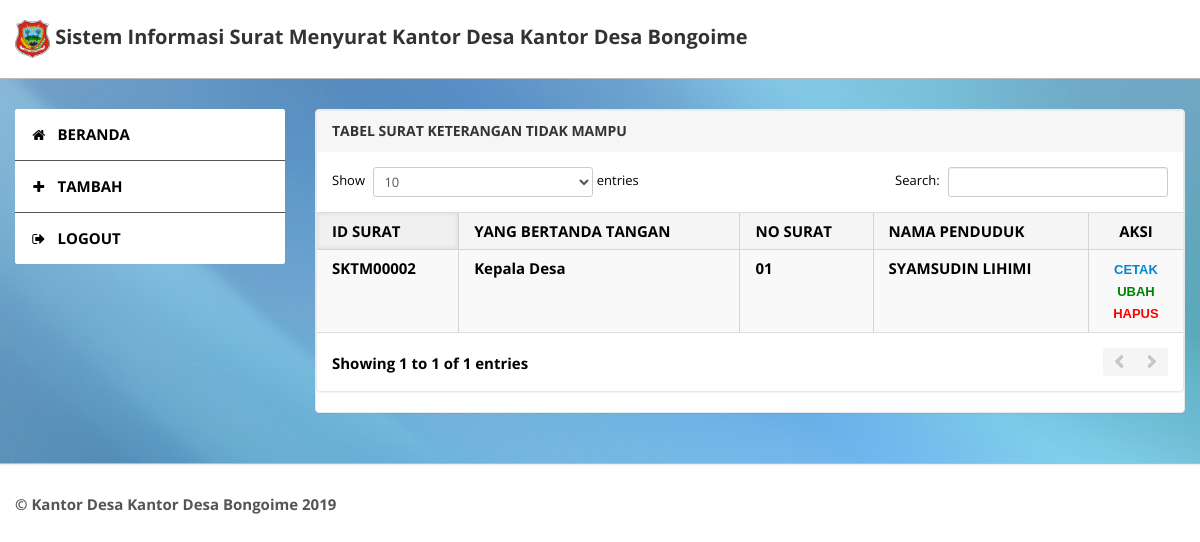
The app's page /operator-tabel-sktm.php (signed in) with its own data.
### tables this page shows
CREATE TABLE `tbl_instansi` (
  `id_instansi` int(11) NOT NULL,
  `nm` varchar(100) NOT NULL
);

CREATE TABLE `tbl_sktm` (
  `id_sktm` varchar(30) NOT NULL,
  `id_pg` varchar(30) NOT NULL,
  `NIK` varchar(30) NOT NULL,
  `no_surat_sktm` varchar(30) NOT NULL,
  `ket` text NOT NULL
);

CREATE TABLE `tbl_pegawai` (
  `id_pg` varchar(30) NOT NULL,
  `nama` varchar(100) NOT NULL,
  `jk` varchar(25) NOT NULL,
  `jabatan` varchar(100) NOT NULL,
  `alamat_pg` text NOT NULL,
  `notelp` varchar(25) NOT NULL
);

CREATE TABLE `tbl_penduduk` (
  `NIK` varchar(30) NOT NULL,
  `nama_p` varchar(100) NOT NULL,
  `tempat_lahir` varchar(100) NOT NULL,
  `tgl_lahir` date NOT NULL,
  `jenkel` varchar(20) NOT NULL,
  `alamat` text NOT NULL,
  `dusun` varchar(100) NOT NULL,
  `kel_desa` varchar(100) NOT NULL,
  `kecamatan` varchar(100) NOT NULL,
  `agama` varchar(20) NOT NULL,
  `s_nikah` varchar(30) DEFAULT NULL,
  `warga_negara` varchar(100) NOT NULL,
  `pekerjaan` varchar(100) NOT NULL
);

### operator-tabel-sktm.php (the view, shortened to what this page needs)
<?php
if(empty($_SESSION['username'] AND $_SESSION['hak_akses'])){
header("location:index.php");
}else{
?>
<!DOCTYPE html>
<html lang="en">
<head>
	<link type="text/css" href="bootstrap/css/bootstrap.min.css" rel="stylesheet">
	<link type="text/css" href="bootstrap/css/bootstrap-responsive.min.css" rel="stylesheet">
	<link type="text/css" href="css/theme.css" rel="stylesheet">
	<link type="text/css" href="images/icons/css/font-awesome.css" rel="stylesheet">
</head>
<body>
	<div class="navbar navbar-fixed-top">
		<div class="navbar-inner">
			<div class="container">
			  	<a class="brand" href="">
			    <img width="35" height="35" src="logodesa/logodesa.png">
			  			<?php
                        $query = mysqli_query($config, "SELECT * FROM tbl_instansi WHERE id_instansi");
                        $data=mysqli_fetch_assoc($query);
                        ?>
                        Sistem Informasi Surat Menyurat <?php echo 'Kantor Desa '.$data['nm']; ?>
			  	</a>
			</div>
		</div>
	</div>
	<div class="wrapper">
		<div class="container">
			<div class="row">
				<div class="span3">
					<div class="sidebar">
						<ul class="widget widget-menu unstyled">
                                <li class="active"><a href="halaman-operator.php"><i class="menu-icon icon-home"></i>BERANDA
                                </a></li>
                                <li class="active"><a href="operator_sktm.php"><i class="menu-icon icon-plus"></i>TAMBAH
                                </a></li>
                                <li><a href="logout.php"><i class="menu-icon icon-signout">
                                </i>LOGOUT
                                </a></li>
                            </ul>
					</div>
				</div>
				<div class="span9">
					<div class="content">
						<div class="module">
						<div class="module">
							<div class="module-head">
								<h3>TABEL SURAT KETERANGAN TIDAK MAMPU</h3>
							</div>
							<div class="module-body table">
								<table cellpadding="0" cellspacing="0" border="0" class="datatable-1 table table-bordered table-striped	 display" width="100%">
									<thead>
										<tr>
											<th>ID SURAT</th>
											<th>YANG BERTANDA TANGAN</th>
											<th>NO SURAT</th>
											<th>NAMA PENDUDUK</th>
											<th><center>AKSI</center></th>
										</tr>
									</thead>
									<tbody>
										<?php
                                           $query = mysqli_query($config, " SELECT * FROM tbl_sktm, tbl_pegawai, tbl_penduduk WHERE tbl_sktm.id_pg=tbl_pegawai.id_pg AND tbl_sktm.NIK=tbl_penduduk.NIK ORDER BY tbl_sktm.id_sktm ASC");
                                                while($data=mysqli_fetch_assoc($query)){
                                                 echo '<tr>';
                                                 echo '<td>'.$data['id_sktm'].'</td>';
                                                 echo '<td>'.$data['jabatan'].'</td>';
                                                 echo '<td>'.$data['no_surat_sktm'].'</td>';
                                                 echo '<td>'.$data['nama_p'].'</td>';
                        						 echo"<td>
                        						 		<center>
                        						 		<a href='operator-cetak-sktm.php?id_sktm=$data[id_sktm]'>
                        						 			<font face='arial' size='2'>
                        						 				CETAK
                        						 			</font>
                        						 		</a>
                        						 		</center>
                        						 		<center>
                        						 		<a href='operator-ubah-sktm.php?id_sktm=$data[id_sktm]'>
                        						 			<font face='arial' size='2' color='green'>
                        						 				UBAH
                        						 			</font>
                        						 		</a>
                        						 		</center>
                        						 		<center>
                        						 		<a href='operator-hapus-sktm.php?id_sktm=$data[id_sktm]'>
                        						 			<font face='arial' size='2' color='red'>
                        						 				HAPUS
                        						 			</font>
                        						 		</a>
                        						 		</center>";
                                                 echo '</tr>';
                                                }
                                            ?>
								</table>
						</div>
							</div>
						</div>
					</div>
				</div>
			</div>
		</div>
	</div>
	<div class="footer">
		<div class="container">
			 <b class="copyright">
                <?php
                $query = mysqli_query($config, "SELECT * FROM tbl_instansi WHERE id_instansi");
                $data=mysqli_fetch_assoc($query);
                ?>
                &copy; <?php echo 'Kantor Desa '.$data['nm'] . " " .date('Y'); ?>
            </b>
		</div>
	</div>
</body>
</html>
<?php
}
?>

### records on screen
tbl_instansi: nm "Kantor Desa Bongoime"
tbl_sktm: id_sktm "SKTM00002", id_pg.jabatan "Kepala Desa", no_surat_sktm "01", NIK.nama_p "SYAMSUDIN LIHIMI"
